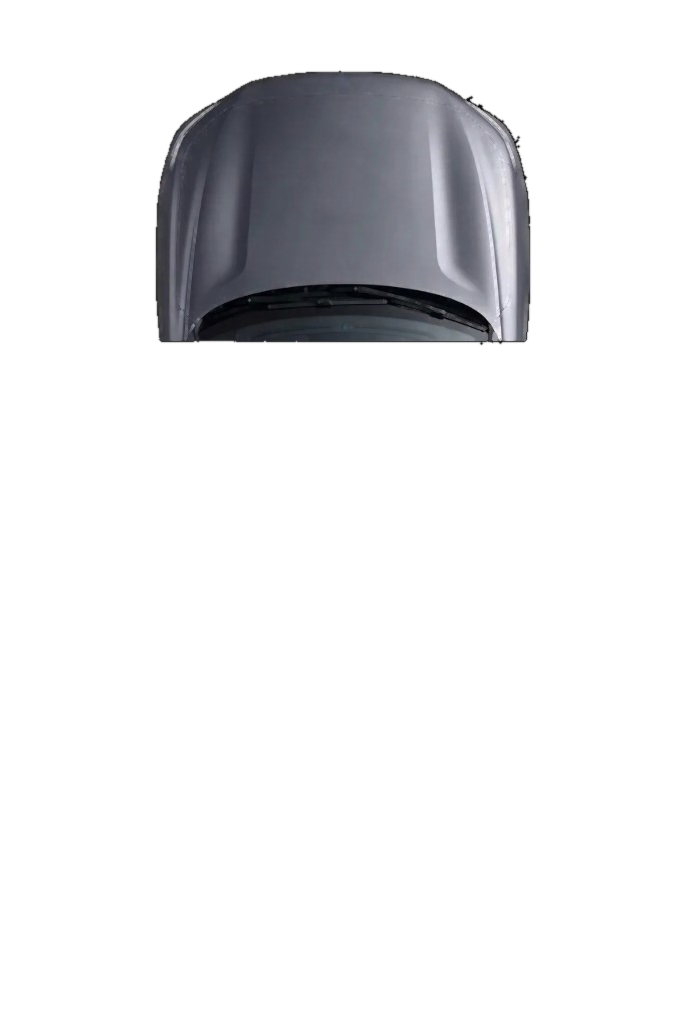
#> input picture remote/client/vi-remote/artwork/puzzle/originals/hood_close.png, 686 x 1024 px; its folder holds only this picture in this run
$ python process.py
#> lines starting #> are read from the running program, lines starting #| are printed output that depends on the picture; after the words box and inside, x2 and y2 are one past the last pixel; in counts of white or black regions, pixels touching at a corner belong together
"""Deterministic color/clarity test. No resampling, warping or alpha changes."""
from pathlib import Path
from PIL import Image, ImageFilter, ImageDraw
import json, hashlib
HERE=Path(__file__).resolve().parent
SOURCE=HERE.parent/'puzzle/originals'
NAMES=['hood_close','left_both','right_both','rear_open']
# All masks use the original 686x1024 coordinate system.
rails=[[(195,338),(205,338),(216,399),(226,444),(232,526),(235,774),(224,796),(218,771),(217,549),(210,447),(200,401)]]
trims=[[(3,431),(163,356),(172,360),(173,366),(12,444)],[(14,631),(167,547),(175,550),(176,557),(23,644)]]
mask=Image.new('L',(686,1024));d=ImageDraw.Draw(mask)
#> after `mask = Image.new('L', (686, 1024))`: mask: PIL image 686x1024 L; every value is 0
for poly in rails+trims:
 d.polygon(poly,fill=255)
 d.polygon([(686-x,y) for x,y in poly],fill=255)
mask=mask.filter(ImageFilter.GaussianBlur(.65))
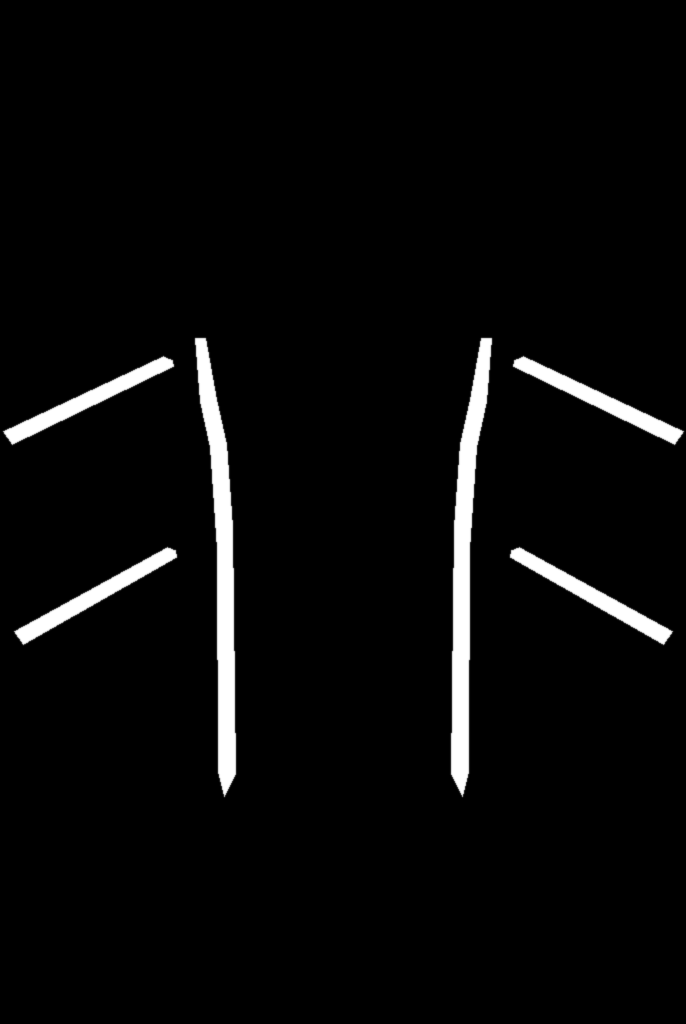
#> mask: PIL image 686x1024 L; min 0, max 255, mean 9.3
ant=Image.new('L',(686,1024));ImageDraw.Draw(ant).ellipse((335,750,353,795),fill=255)
#> after `ImageDraw.Draw(ant).ellipse((335, 750, 353, 795), fill=255)`:
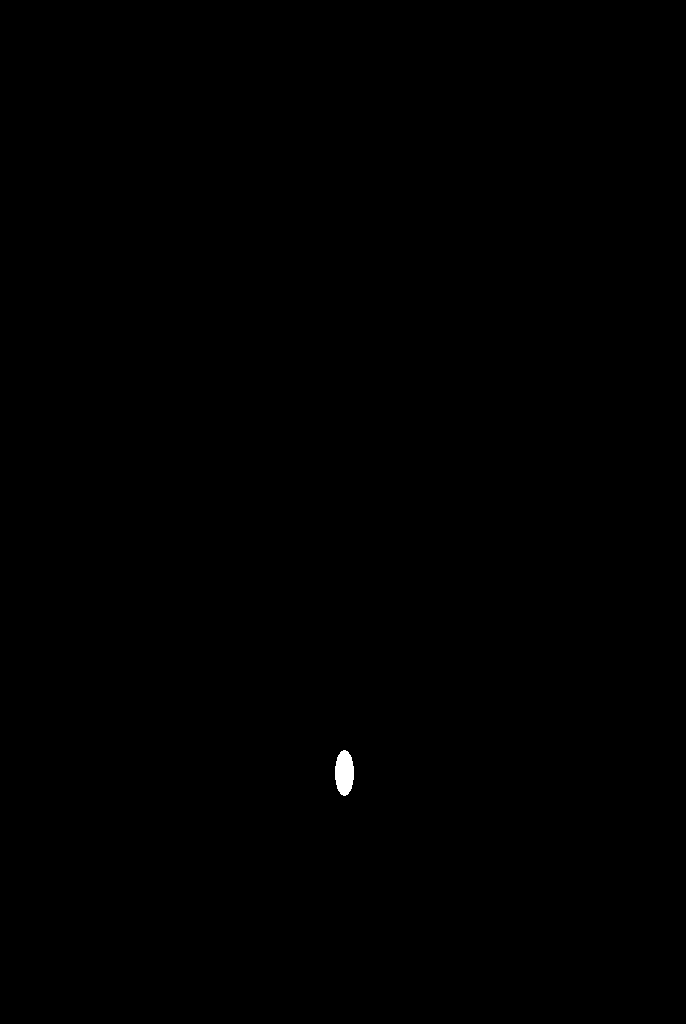
#> ant: PIL image 686x1024 L; 0.1% white; 1 white region, box (x1, y1, x2, y2) and area: (335, 750, 354, 796) 686
ant=ant.filter(ImageFilter.GaussianBlur(.7))
report={}
for name in NAMES:
 original=Image.open(SOURCE/(name+'.png')).convert('RGBA')
#> original is the input picture: PIL image 686x1024 RGBA; mean R, G, B, A 12.6, 12.8, 14.1, 33.4
 rgb=original.convert('RGB')
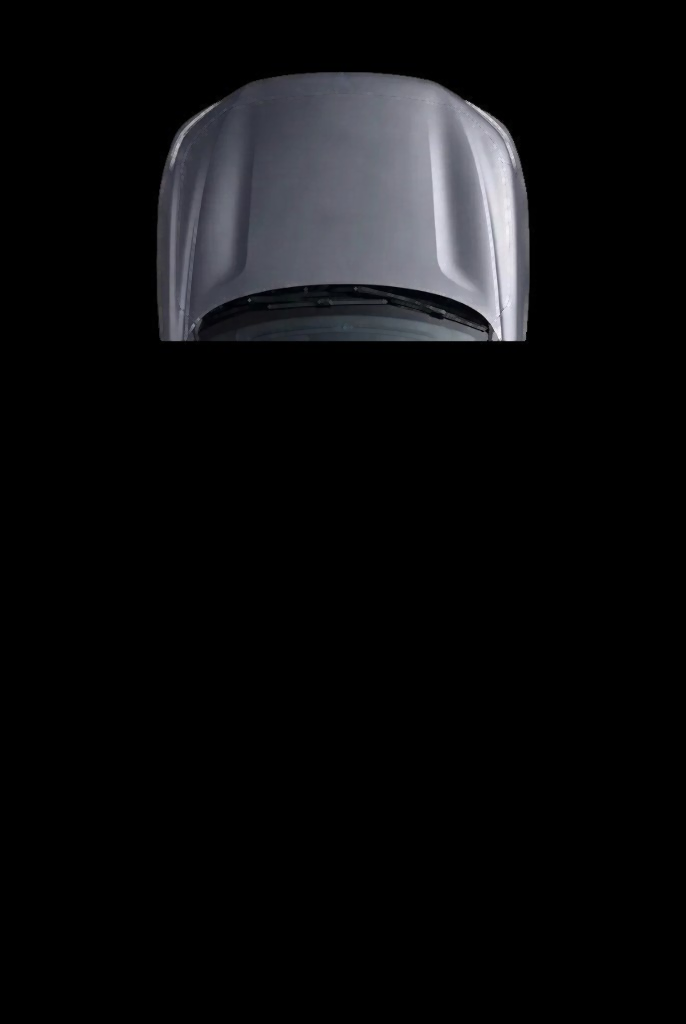
#> rgb: PIL image 686x1024 RGB; mean R, G, B 12.6, 12.8, 14.1
 # Gentle denoising; preserve edges with thresholded unsharp mask.
 rgb=Image.blend(rgb,rgb.filter(ImageFilter.MedianFilter(3)),.12)
 rgb=rgb.filter(ImageFilter.UnsharpMask(radius=.65,percent=65,threshold=3))
 pix=list(rgb.getdata()); mm=list(mask.getdata()); aa=list(ant.getdata()); out=[]
#> after `pix = list(rgb.getdata())`: pix = 702464 items
#> after `mm = list(mask.getdata())`: mm = 702464 items
#> after `aa = list(ant.getdata())`: aa = 702464 items
 for (r,g,b),m,a in zip(pix,mm,aa):
  lum=.2126*r+.7152*g+.0722*b
  # Neutral graphite; preserve colored lighting/branding detail.
  saturation=max(r,g,b)-min(r,g,b)
  neutral=.7 if saturation<48 else .15
  gain=1.035
  vals=[(v*(1-neutral)+lum*neutral)*gain for v in (r,g,b)]
  # Piano black retains source highlight structure instead of flat black fill.
  strength=m/255
  black=lum*.24+2
  vals=[v*(1-strength)+black*strength for v in vals]
  # Shark-fin antenna uses graphite body tone, retaining its own shading.
  if a:
   tone=lum*.67+20
   vals=[v*(1-a/255)+tone*a/255 for v in vals]
  out.append(tuple(max(0,min(255,round(v))) for v in vals))
#> after the loop, out = 702464 items
 rgb.putdata(out);result=rgb.convert('RGBA');result.putalpha(original.getchannel('A'))
 # Preserve completely transparent pixel RGB as well.
 result.paste(original,(0,0),original.getchannel('A').point(lambda x:255 if x==0 else 0))
#> (the run stopped early here; a loop or call above may not have finished)
